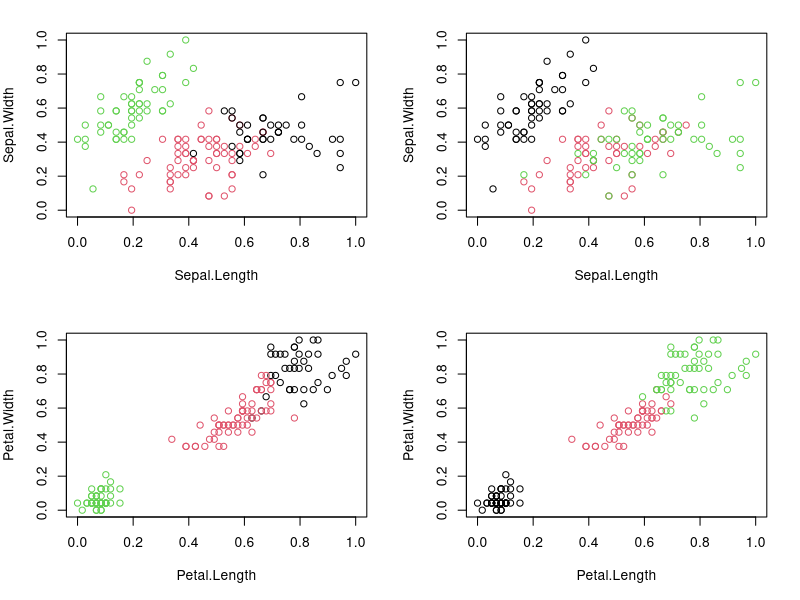

R code for this plot:
#K-Means Clustering

require("datasets")
data("iris") # load Iris Dataset
str(iris) #view structure of dataset

summary(iris) #view statistical summary of dataset

head(iris, 3) #view top  rows of dataset

#Preprocess the dataset
#Since clustering is a type of Unsupervised Learning, 
#we would not require Class Label(output) during execution of our algorithm. 
#We will, therefore, remove Class Attribute "Species" and store it in another variable. 
#We would then normalize the attributes between 0 and 1 using our own function.

iris.new<- iris[,c(1,2,3,4)]
iris.class<- iris[,"Species"]
head(iris.new, 3)

head(iris.class, 3)

normalize <- function(x){
  return ((x-min(x))/(max(x)-min(x)))
}

iris.new$Sepal.Length<- normalize(iris.new$Sepal.Length)
iris.new$Sepal.Width<- normalize(iris.new$Sepal.Width)
iris.new$Petal.Length<- normalize(iris.new$Petal.Length)
iris.new$Petal.Width<- normalize(iris.new$Petal.Width)
head(iris.new)

#Apply the K-means clustering algorithm
result<- kmeans(iris.new,3) #aplly k-means algorithm with no. of centroids(k)=3
result$size # gives no. of records in each cluster

result$centers # gives value of cluster center datapoint value(3 centers for k=3)

result$cluster #gives cluster vector showing the custer where each record falls

#Verify results of clustering
par(mfrow=c(2,2), mar=c(5,4,2,2))
plot(iris.new[c(1,2)], col=result$cluster)# Plot to see how Sepal.Length and Sepal.Width data points have been distributed in clusters
plot(iris.new[c(1,2)], col=iris.class)# Plot to see how Sepal.Length and Sepal.Width data points have been distributed originally as per "class" attribute in dataset
plot(iris.new[c(3,4)], col=result$cluster)# Plot to see how Petal.Length and Petal.Width data points have been distributed in clusters
plot(iris.new[c(3,4)], col=iris.class)

table(result$cluster,iris.class)

#Results of the table show that Cluster 1 corresponds to Virginica, 
#Cluster 2 corresponds to Versicolor 
#and Cluster 3 to Setosa.

#Total number of correctly classified instances are: 36 + 47 + 50= 133
#Total number of incorrectly classified instances are: 3 + 14= 17

133/150

#How did the model do?
#TASK: Accuracy = number of correctly classified/(total classified) = 88.67%
#i.e our model has achieved ?% accuracy!



